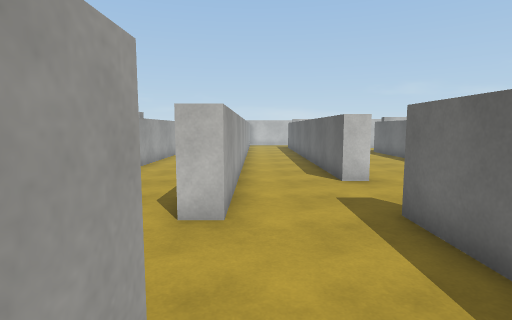
view 1 (above)

21 first-person views from a walk through a Unity game level. The camera is 1.5 m above the floor, tilts 6° down and sees 80° across. The floor is counted in squares, 1 m on a side. Each view is taken from the middle of a square. On the plan, view 1 faces up. The plan holds only what a view shows up to about 15 squares ahead; the rest is blank. The place goes on beyond the plan. Surface patterns are stand-ins for the level's own textures.

view 2
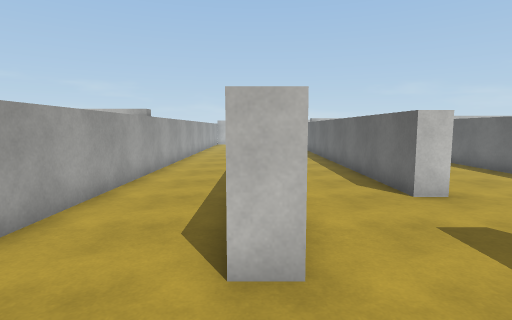

view 3
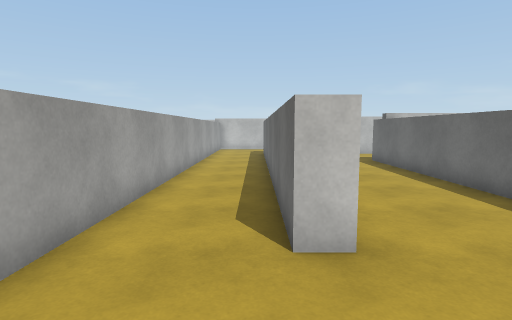

view 4
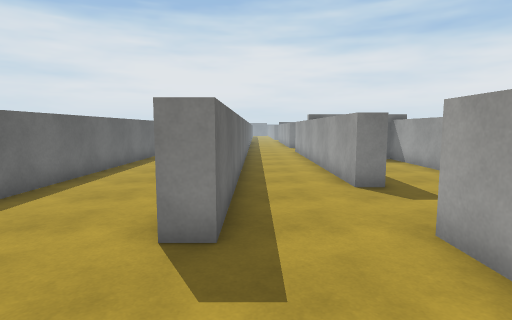

view 5
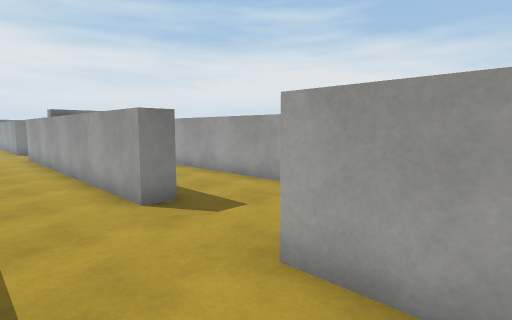

view 6
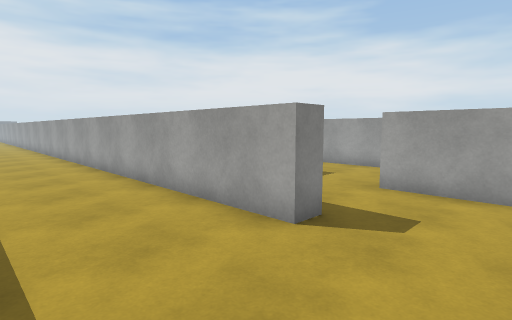

view 7
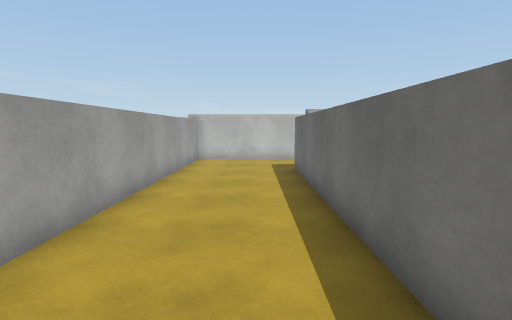

view 8
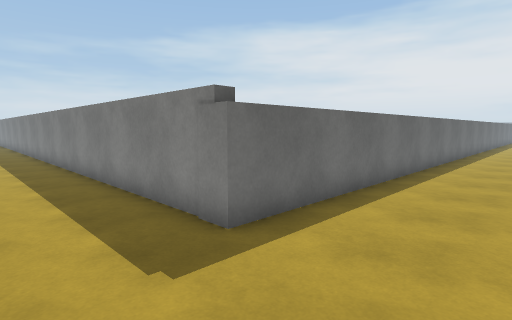

view 9
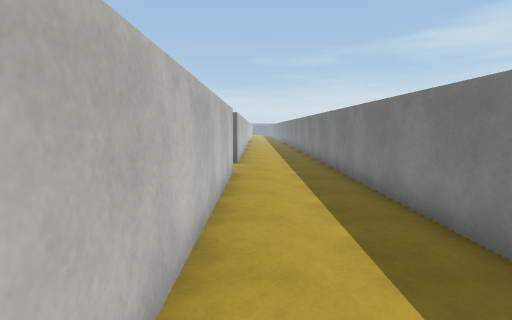

view 10
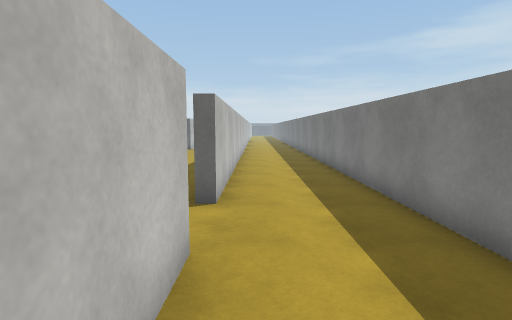

view 11
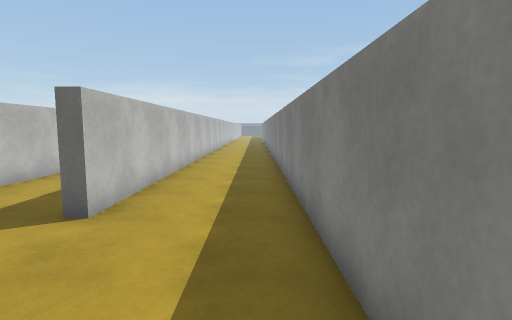

view 12
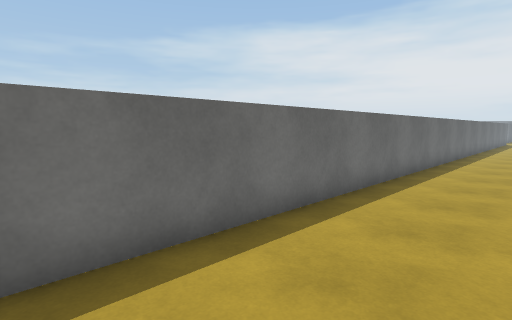

view 13
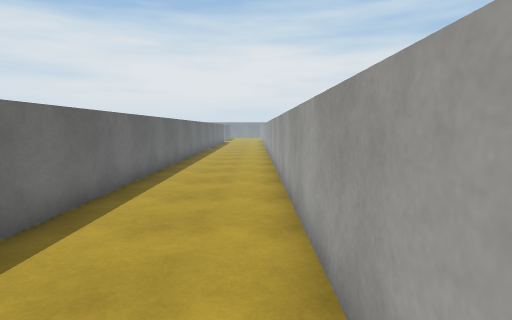

view 14
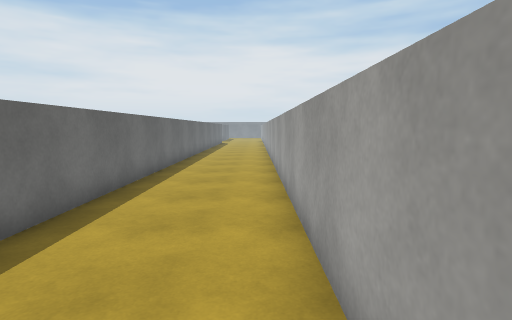

view 15
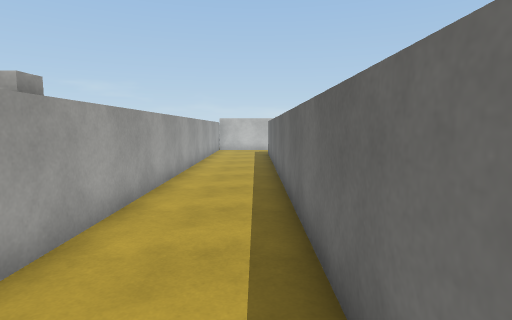

view 16
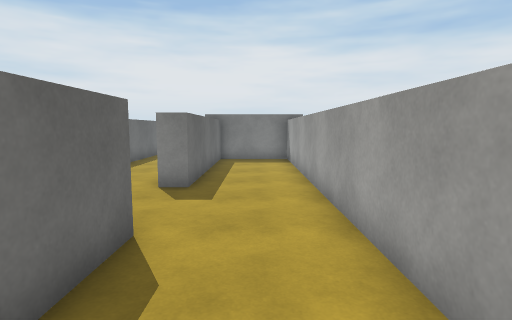

view 17
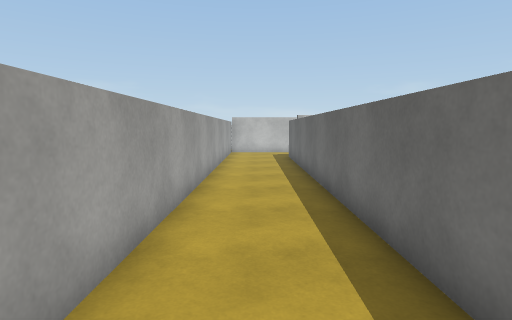

view 18
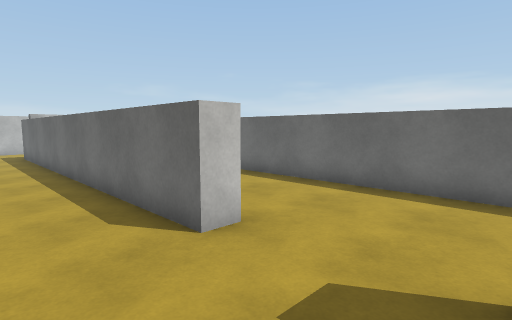

view 19
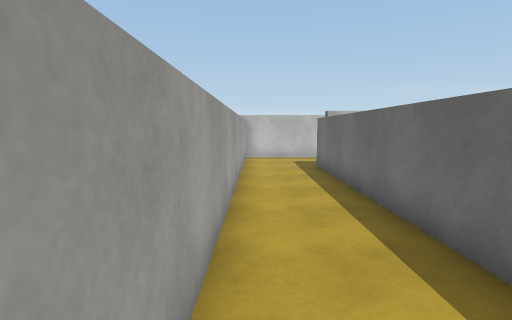

view 20
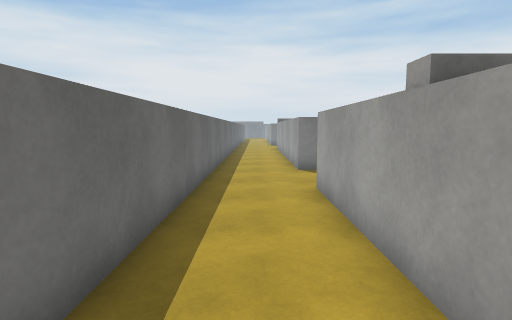

view 21
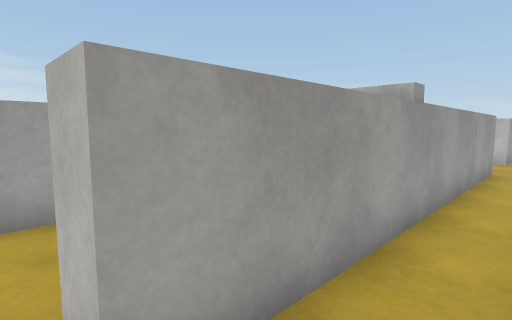

### Floor plan
Points are (right, up) in squares from view 1. A wall is a line through its corners. A room is listed if a view was taken in it or the views show most of it. See-through windows are left out.
Room 1 (views 1, 2, 3, 4, 5, 6, 7, 8, 9, 10, 11, 12, 13, 14, 15, 16, 17, 18, 19, 20, 21)
walls: (3.2, 8.6) (2.5, 8.6) (2.5, 23.2); (-1.3, 9.8) (-1.3, 23.5); (-0.5, 23.4) (-0.5, 4.9) (-1.3, 4.9) (-1.3, 7.1); (-4.5, 23.5) (-4.5, -5.8) (-1.3, -5.8) (-1.3, 1.4) (-0.5, 1.4) (-0.5, -10.6); (16.6, 22.8) (3.3, 22.8) (3.3, 11.1); (2.5, -11.5) (2.5, 5.1) (3.3, 5.1) (3.3, -11.5); (7.4, -11.5) (7.4, 19.1) (26.5, 19.1); (26.5, 22.8) (19, 22.8) (19, 23.2)
ways out: opening at (-1, -11)

Positions as (right, up) in squares from view 1, and headings:
1: (0, 0), facing up
2: (-1, 2), facing up
3: (2, 5), facing up
4: (2, 9), facing down
5: (2, 7), facing down-left
6: (7, 8), facing down-left
7: (6, 8), facing up
8: (4, 22), facing down-right
9: (6, 22), facing right
10: (13, 22), facing right
11: (14, 20), facing right
12: (4, 5), facing down-right
13: (4, 3), facing down
14: (4, 1), facing down
15: (-2, 9), facing up
16: (-3, 9), facing down
17: (-3, 11), facing up
18: (0, 5), facing up-right
19: (0, 11), facing up
20: (1, -3), facing down
21: (1, -11), facing up-left
